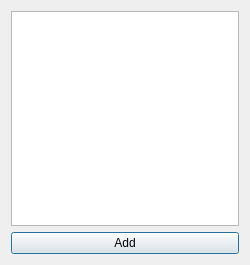
<?xml version="1.0" encoding="UTF-8"?>
<ui version="4.0">
 <class>FinvizLinkSelector</class>
 <widget class="QDialog" name="FinvizLinkSelector">
  <property name="geometry">
   <rect>
    <x>0</x>
    <y>0</y>
    <width>250</width>
    <height>265</height>
   </rect>
  </property>
  <property name="windowTitle">
   <string>Add from Finviz</string>
  </property>
  <layout class="QGridLayout" name="gridLayout">
   <item row="0" column="0">
    <widget class="QListWidget" name="listWidget"/>
   </item>
   <item row="1" column="0">
    <widget class="QPushButton" name="pushButton">
     <property name="text">
      <string>Add</string>
     </property>
    </widget>
   </item>
  </layout>
 </widget>
 <tabstops>
  <tabstop>listWidget</tabstop>
  <tabstop>pushButton</tabstop>
 </tabstops>
 <resources/>
 <connections>
  <connection>
   <sender>pushButton</sender>
   <signal>clicked()</signal>
   <receiver>FinvizLinkSelector</receiver>
   <slot>slotAdd()</slot>
   <hints>
    <hint type="sourcelabel">
     <x>142</x>
     <y>227</y>
    </hint>
    <hint type="destinationlabel">
     <x>142</x>
     <y>251</y>
    </hint>
   </hints>
  </connection>
  <connection>
   <sender>listWidget</sender>
   <signal>itemDoubleClicked(QListWidgetItem*)</signal>
   <receiver>FinvizLinkSelector</receiver>
   <slot>slotAdd()</slot>
   <hints>
    <hint type="sourcelabel">
     <x>120</x>
     <y>154</y>
    </hint>
    <hint type="destinationlabel">
     <x>287</x>
     <y>151</y>
    </hint>
   </hints>
  </connection>
 </connections>
 <slots>
  <slot>slotAdd()</slot>
 </slots>
</ui>
